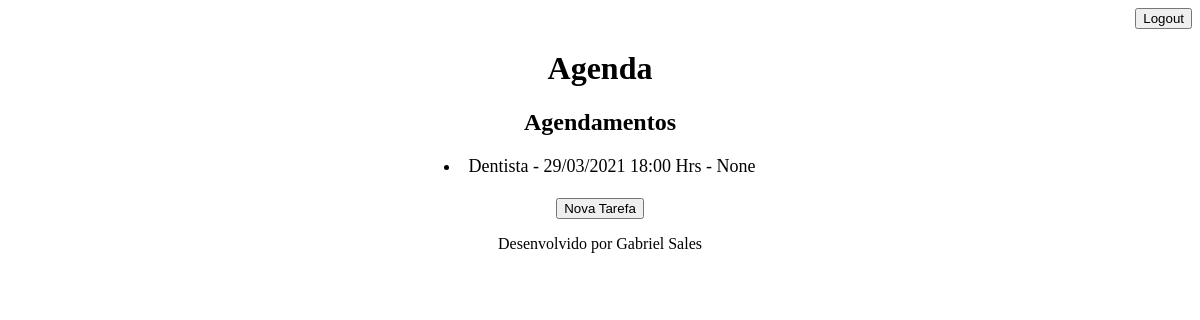
The app's page /agenda/ (signed in), older data.
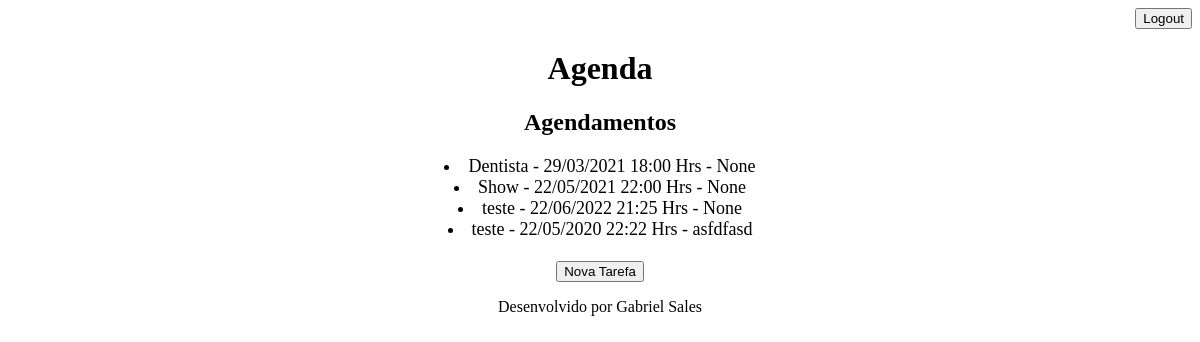
The same page, newer data.
### core/models.py (models this page shows, shortened)
class Evento(models.Model):
    titulo = models.CharField(max_length=100)
    descricao = models.TextField(blank=True, null=True)
    data_evento = models.DateTimeField(verbose_name='Data do Evento')
    data_criacao = models.DateTimeField(auto_now=True)
    local = models.CharField(max_length=100, null=True)
    usuario = models.ForeignKey(User, on_delete=models.CASCADE)
    class Meta:
        db_table = 'evento'
    def get_data_evento(self):
        return self.data_evento.strftime('%d/%m/%Y %H:%M Hrs')

### core/views.py (the view)
# urls.py: path('agenda/', views.evento_lista),
@login_required(login_url='/login/')
def evento_lista(request):
    usuario = request.user
    evento = Evento.objects.filter(usuario=usuario)
    dados = {'eventos': evento}
    return render(request, 'agenda.html', dados)

### templates/agenda.html
{% extends "model-page.html" %}
{% block content %}
    <h2>Agendamentos</h2>
    <u1 style="font-size: 18px">
        {% for evento in eventos %}
            <li> {{evento.titulo}} - {{evento.get_data_evento}} - {{evento.local}} </li>
        {% endfor %}
    </u1>
    <br>
    <a href="evento/">
        <button type="button" >Nova Tarefa</button>
    </a>
{% endblock %}

### templates/model-page.html
<!DOCTYPE html>
<html lang="en">
<div align="center">
    <head>
        {% include "model-header.html" %}
    </head>
    <body>
        {% block content %} {% endblock %}
        {% include "model-footer.html"%}
    </body>
</div>
</html>

### templates/model-header.html (shortened to what this page needs)
<div align="right">
    <a href="/logout">
        <button type="button">Logout</button>
    </a>
</div>
<h1>Agenda</h1>

### templates/model-footer.html
<p>Desenvolvido por Gabriel Sales</p>

Row changes from the older to the newer data that the page shows:
added Evento: titulo "Show", get_data_evento "22/05/2021 22:00 Hrs", local "None"
added Evento: titulo "teste", get_data_evento "22/06/2022 21:25 Hrs", local "None"
added Evento: titulo "teste", get_data_evento "22/05/2020 22:22 Hrs", local "asfdfasd"
